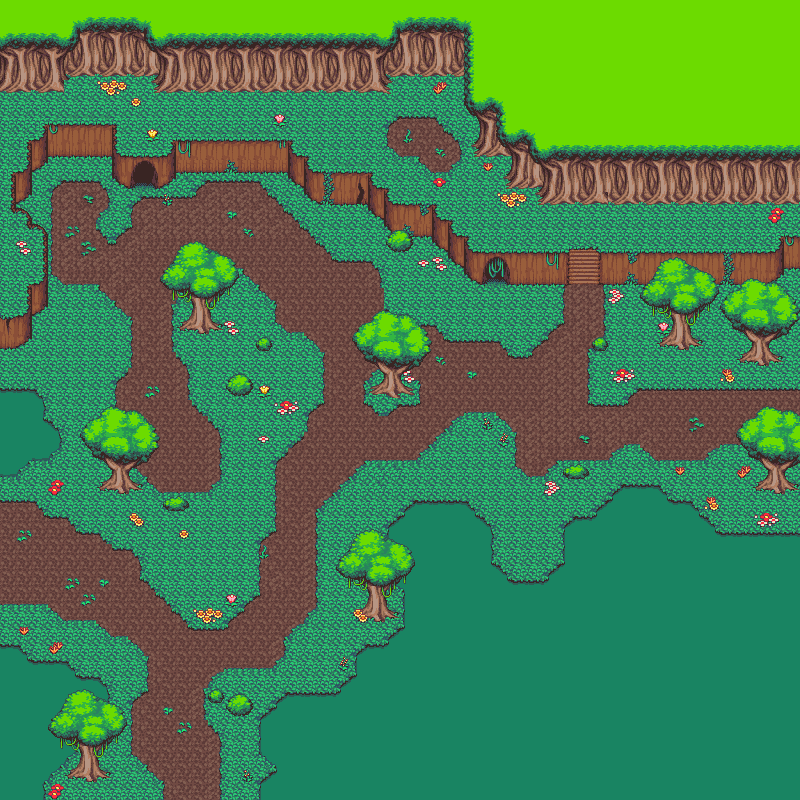

The image is a tile-based game level rendered from a .tmx file. Its description and source (layers, tilesets, objects; grid data summarised) follow:
An orthogonal 50x50 tile map with 16x16 px tiles, 4 tile layers (Background Back, Background Front, Foreground Back, Foreground Front) and 24 objects.

<map version="1.0" tiledversion="1.1.3" orientation="orthogonal" renderorder="right-down" width="50" height="50" tilewidth="16" tileheight="16" infinite="0" nextobjectid="30">
 <tileset firstgid="1" name="tf_jungle_tileset" tilewidth="16" tileheight="16" tilecount="462" columns="22">
  <image source="tf_jungle_tileset.png" width="352" height="336" />
 </tileset>
 <group name="Background">
  <layer name="Background Back" width="50" height="50">
   <data>[2500 cells, 2500 non-empty, 85 distinct tile ids]</data>
  </layer>
  <layer name="Background Front" width="50" height="50">
   <data>[2500 cells, 88 non-empty, 37 distinct tile ids]</data>
  </layer>
 </group>
 <group name="Foreground">
  <layer name="Foreground Back" width="50" height="50">
   <data>[2500 cells, 464 non-empty, 90 distinct tile ids]</data>
  </layer>
  <layer name="Foreground Front" width="50" height="50">
   <data>[2500 cells, 8 non-empty, 8 distinct tile ids]</data>
  </layer>
 </group>
 <objectgroup name="Collisions">
  <object id="1" x="184" y="320" width="32" height="12" />
  <object id="5" x="100" y="476" width="32" height="12" />
  <object id="6" x="376" y="384" width="32" height="12" />
  <object id="7" x="664" y="336" width="32" height="12" />
  <object id="8" x="744" y="352" width="32" height="12" />
  <object id="9" x="760" y="480" width="32" height="12" />
  <object id="10" x="360" y="608" width="32" height="12" />
  <object id="11" x="72" y="768" width="32" height="12" />
  <object id="12" x="228" y="704" width="24" height="12" />
  <object id="13" x="228" y="384" width="24" height="12" />
  <object id="14" x="388" y="240" width="24" height="12" />
  <object id="15" x="564" y="464" width="24" height="16" />
  <object id="16" x="164" y="496" width="24" height="16" />
  <object id="17" x="0" y="392" width="36" height="4" />
  <object id="19" x="36" y="392" width="4" height="28" />
  <object id="21" x="36" y="420" width="16" height="4" />
  <object id="22" x="52" y="424" width="4" height="32" />
  <object id="23" x="28" y="456" width="24" height="4" />
  <object id="24" x="48" y="128" width="64" height="28" />
  <object id="25" x="112" y="156" width="64" height="28" />
  <object id="26" x="176" y="144" width="112" height="28" />
  <object id="27" x="508" y="256" width="60" height="28" />
  <object id="28" x="600" y="256" width="184" height="28" />
  <object id="29" x="784" y="240" width="16" height="28" />
 </objectgroup>
</map>
